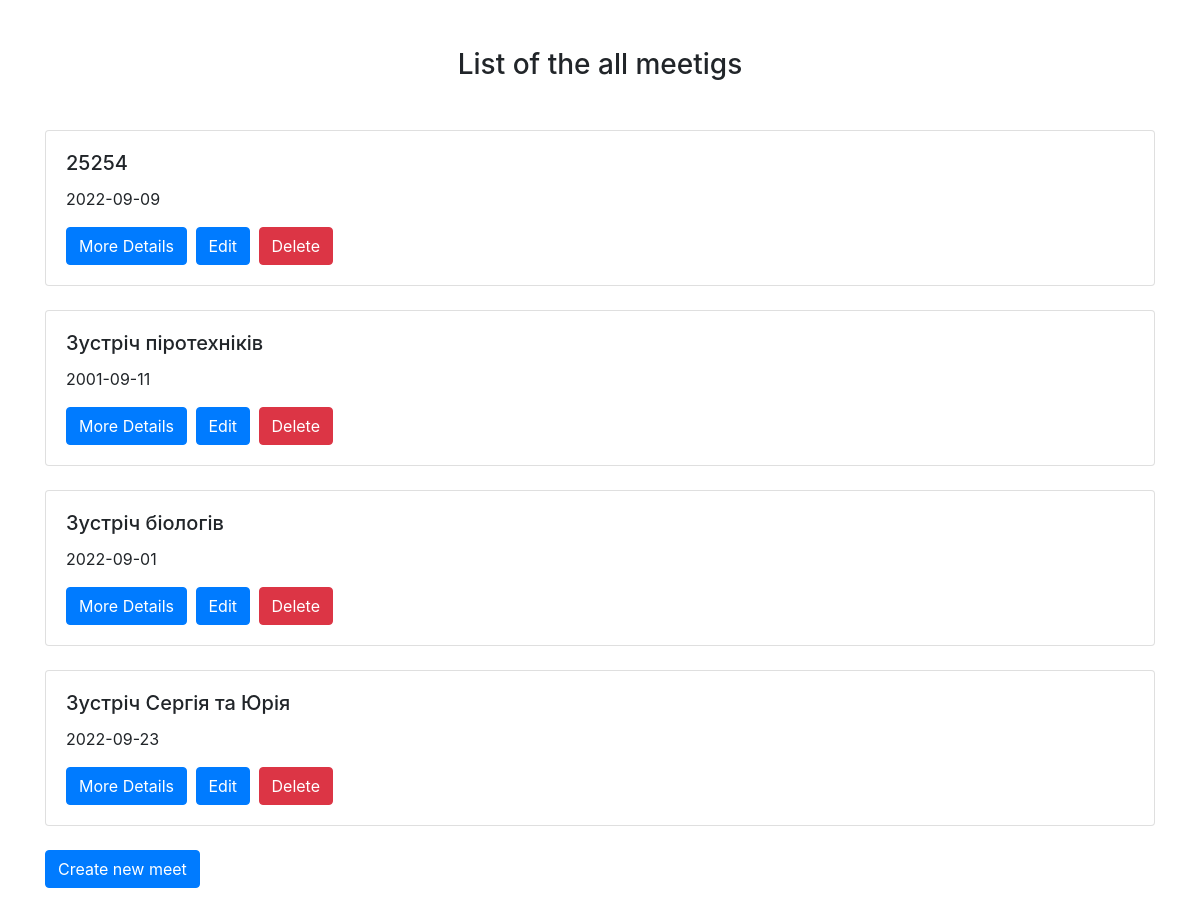
Before: / with the older database file.
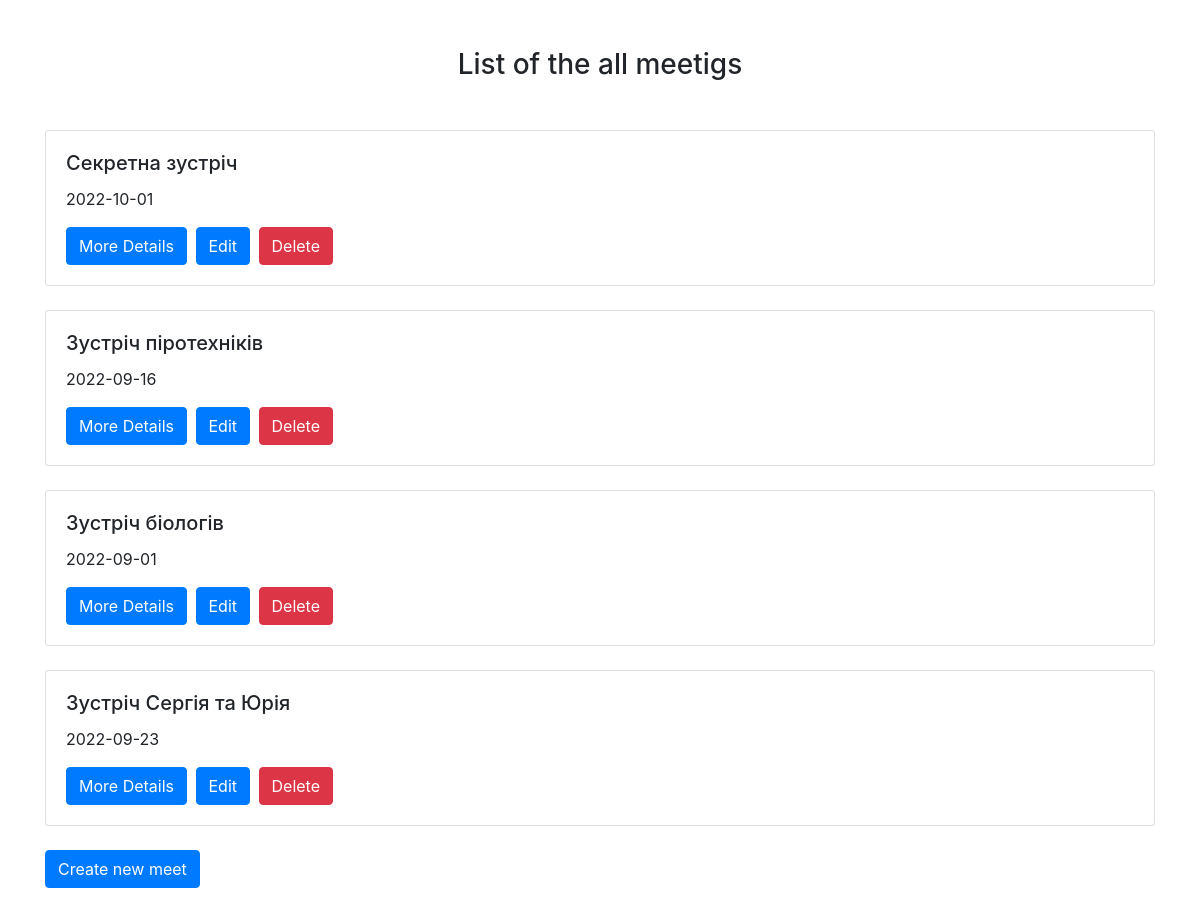
After: the same page with the newer database file.
### tables this page shows
CREATE TABLE `meetings` (
  `id` int(11) NOT NULL,
  `title` varchar(255) DEFAULT NULL,
  `date` date NOT NULL,
  `latitude` double DEFAULT NULL,
  `longitude` double DEFAULT NULL,
  `country` varchar(255) DEFAULT NULL
);

### index.php (the view, shortened to what this page needs)
<!DOCTYPE html>
<html lang="en">
<head>
    <link rel="stylesheet" href="https://cdn.jsdelivr.net/npm/bootstrap@4.6.1/dist/css/bootstrap.min.css">
</head>
<body>
    <div class="container">
        <h3 class="text-center mt-5 mb-5">List of the all meetigs</h3>
        <?php
            require 'config/connect.php';
            $query = $pdo->query('SELECT * FROM `meetings` ORDER BY id DESC');
            while($row = $query->fetch(PDO::FETCH_OBJ)){
                ?>
                <div class="card mt-4" style="width: 100%;">
                    <div class="card-body">
                        <h5 class="card-title"><?php echo $row->title ?></h5>
                        <p class="card-text"><?php echo $row->date ?></p>
                        <a href='info.php?id=<?= $row->id ?>' class="btn btn-primary mr-1">More Details</a>
                        <a href='edit.php?id=<?= $row->id ?>' class="btn btn-primary mr-1">Edit</a>
                        <a href='delete.php?id=<?= $row->id ?>' class="btn btn-danger">Delete</a>
                    </div>
                </div>
                <?php
            }
        ?>
        <a href="create.php" class="btn btn-primary mt-4 mb-5">Create new meet</a>
    </div>
</body>
</html>

Changed rows visible on the page:
removed meetings: title "25254", date "2022-09-09"
added meetings: title "Секретна зустріч", date "2022-10-01"
changed meetings "Зустріч піротехніків": date "2001-09-11" → "2022-09-16"
